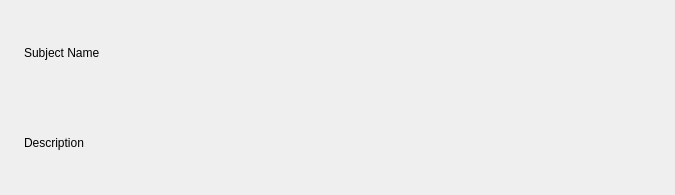
<?xml version="1.0" encoding="UTF-8"?>
<ui version="4.0">
 <class>base_widget</class>
 <widget class="QWidget" name="base_widget">
  <property name="geometry">
   <rect>
    <x>0</x>
    <y>0</y>
    <width>675</width>
    <height>195</height>
   </rect>
  </property>
  <property name="sizePolicy">
   <sizepolicy hsizetype="Preferred" vsizetype="MinimumExpanding">
    <horstretch>0</horstretch>
    <verstretch>0</verstretch>
   </sizepolicy>
  </property>
  <property name="minimumSize">
   <size>
    <width>0</width>
    <height>50</height>
   </size>
  </property>
  <property name="windowTitle">
   <string>Form</string>
  </property>
  <layout class="QHBoxLayout" name="horizontalLayout">
   <item>
    <widget class="QLabel" name="thumbnail">
     <property name="sizePolicy">
      <sizepolicy hsizetype="Maximum" vsizetype="Preferred">
       <horstretch>0</horstretch>
       <verstretch>0</verstretch>
      </sizepolicy>
     </property>
     <property name="text">
      <string/>
     </property>
    </widget>
   </item>
   <item>
    <layout class="QVBoxLayout" name="verticalLayout_2">
     <property name="sizeConstraint">
      <enum>QLayout::SetDefaultConstraint</enum>
     </property>
     <item>
      <widget class="QLabel" name="subject_name_view">
       <property name="text">
        <string>Subject Name</string>
       </property>
      </widget>
     </item>
     <item>
      <widget class="QLabel" name="details_view">
       <property name="text">
        <string>Description</string>
       </property>
      </widget>
     </item>
    </layout>
   </item>
  </layout>
 </widget>
 <resources/>
 <connections/>
</ui>
